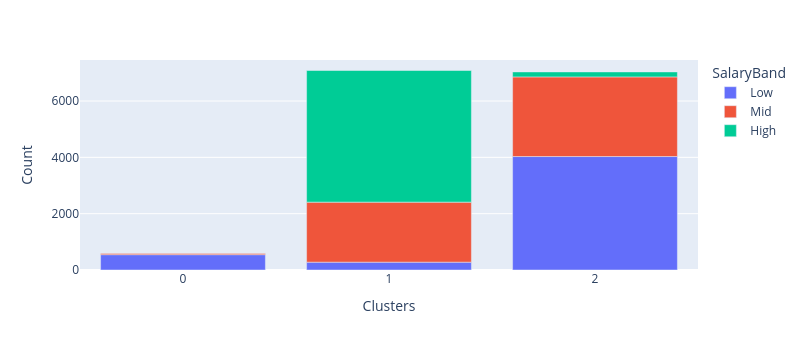
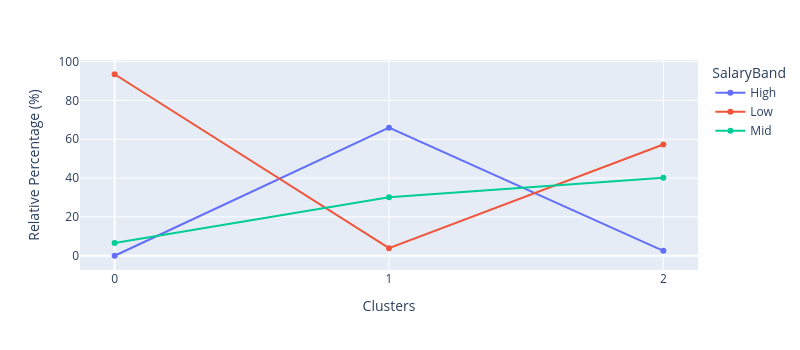

The code cell stored with these charts, in order, in its notebook:
### Markdown cell above
## Clusters distribution across SalaryBand levels & Relative Percentage of SalaryBand in each cluster

### Code cell
df_cluster_vs_salary = df_salary.copy()
df_cluster_vs_salary['Clusters'] = X['Clusters']
cluster_distribution_per_variable(df=df_cluster_vs_salary, target='SalaryBand')

### Figure 1 — Plotly figure (JSON) as saved in the notebook; plotly's stock layout.template omitted (floating-point values rounded to 4 significant figures)
{"data": [{"hovertemplate": "SalaryBand=Low<br>Clusters=%{x}<br>Count=%{y}<extra></extra>", "legendgroup": "Low", "marker": {"color": "#636efa", "pattern": {"shape": ""}}, "name": "Low", "orientation": "v", "showlegend": true, "textposition": "auto", "type": "bar", "x": [0, 1, 2], "xaxis": "x", "y": [545, 278, 4029], "yaxis": "y"}, {"hovertemplate": "SalaryBand=Mid<br>Clusters=%{x}<br>Count=%{y}<extra></extra>", "legendgroup": "Mid", "marker": {"color": "#EF553B", "pattern": {"shape": ""}}, "name": "Mid", "orientation": "v", "showlegend": true, "textposition": "auto", "type": "bar", "x": [0, 1, 2], "xaxis": "x", "y": [38, 2132, 2828], "yaxis": "y"}, {"hovertemplate": "SalaryBand=High<br>Clusters=%{x}<br>Count=%{y}<extra></extra>", "legendgroup": "High", "marker": {"color": "#00cc96", "pattern": {"shape": ""}}, "name": "High", "orientation": "v", "showlegend": true, "textposition": "auto", "type": "bar", "x": [1, 2], "xaxis": "x", "y": [4674, 177], "yaxis": "y"}], "layout": {"barmode": "relative", "height": 350, "legend": {"title": {"text": "SalaryBand"}, "tracegroupgap": 0}, "margin": {"t": 60}, "width": 800, "xaxis": {"anchor": "y", "domain": [0, 1], "tickmode": "array", "tickvals": [1, 2, 0], "title": {"text": "Clusters"}}, "yaxis": {"anchor": "x", "domain": [0, 1], "title": {"text": "Count"}}}}

### Figure 2 — Plotly figure (JSON) as saved in the notebook; plotly's stock layout.template omitted (floating-point values rounded to 4 significant figures)
{"data": [{"hovertemplate": "SalaryBand=High<br>Clusters=%{x}<br>Relative Percentage (%)=%{y}<extra></extra>", "legendgroup": "High", "line": {"color": "#636efa", "dash": "solid"}, "marker": {"symbol": "circle"}, "mode": "markers+lines", "name": "High", "orientation": "v", "showlegend": true, "type": "scatter", "x": [0, 1, 2], "xaxis": "x", "y": [0.0, 65.98, 2.516], "yaxis": "y"}, {"hovertemplate": "SalaryBand=Low<br>Clusters=%{x}<br>Relative Percentage (%)=%{y}<extra></extra>", "legendgroup": "Low", "line": {"color": "#EF553B", "dash": "solid"}, "marker": {"symbol": "circle"}, "mode": "markers+lines", "name": "Low", "orientation": "v", "showlegend": true, "type": "scatter", "x": [0, 1, 2], "xaxis": "x", "y": [93.48, 3.924, 57.28], "yaxis": "y"}, {"hovertemplate": "SalaryBand=Mid<br>Clusters=%{x}<br>Relative Percentage (%)=%{y}<extra></extra>", "legendgroup": "Mid", "line": {"color": "#00cc96", "dash": "solid"}, "marker": {"symbol": "circle"}, "mode": "markers+lines", "name": "Mid", "orientation": "v", "showlegend": true, "type": "scatter", "x": [0, 1, 2], "xaxis": "x", "y": [6.518, 30.1, 40.2], "yaxis": "y"}], "layout": {"height": 350, "legend": {"title": {"text": "SalaryBand"}, "tracegroupgap": 0}, "margin": {"t": 60}, "width": 800, "xaxis": {"anchor": "y", "domain": [0, 1], "tickmode": "array", "tickvals": [1, 2, 0], "title": {"text": "Clusters"}}, "yaxis": {"anchor": "x", "domain": [0, 1], "title": {"text": "Relative Percentage (%)"}}}}
